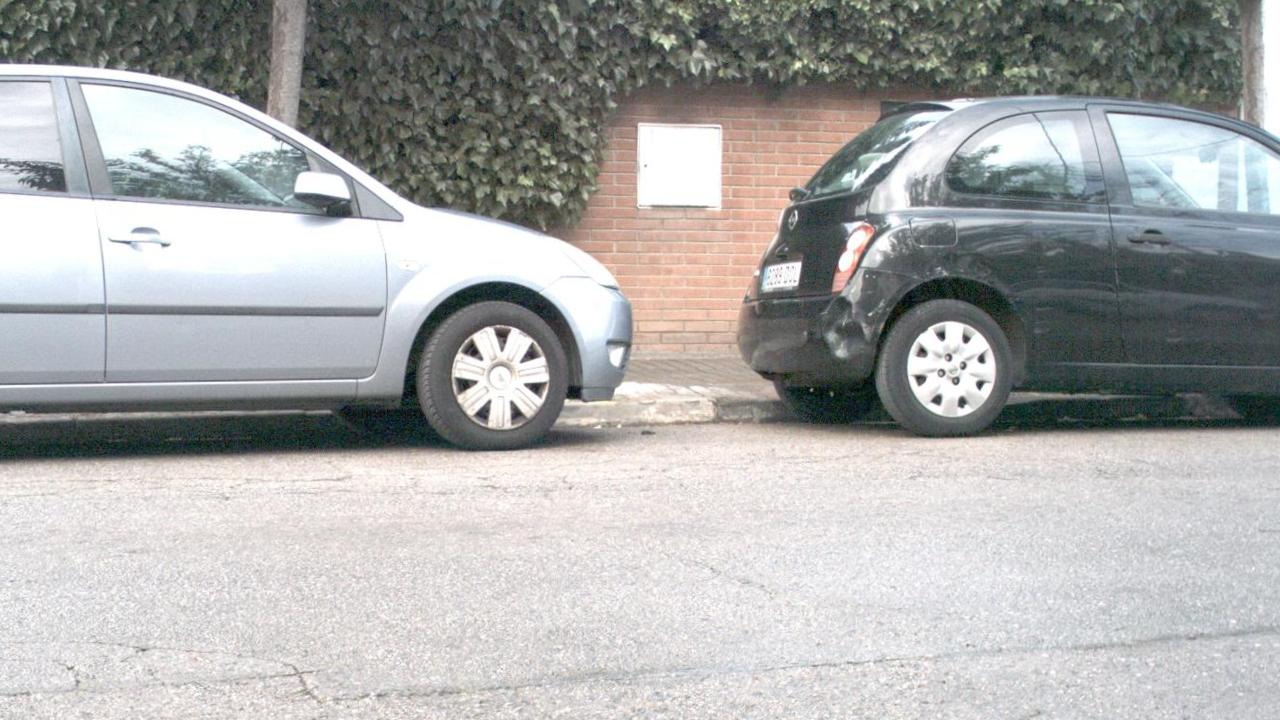
#> input picture RGB_119.jpg, 1280 x 720 px
$ jupyter execute --allow-errors goruntu_isleme_proje3.ipynb
#> lines starting #> are read from the running program, lines starting #| are printed output that depends on the picture; after the words box and inside, x2 and y2 are one past the last pixel; in counts of white or black regions, pixels touching at a corner belong together
[cell 1]
import numpy as np
import cv2 as cv
from matplotlib import pyplot as plt
#GÖRÜNTÜ OKU
img = cv.imread('RGB_119.jpg')
#> img is the input picture: shape (720, 1280, 3); mean B, G, R 170.4, 171.2, 170.6

#Canny kenar çıkarımı algoritması
canny = cv.Canny(img,100,200)
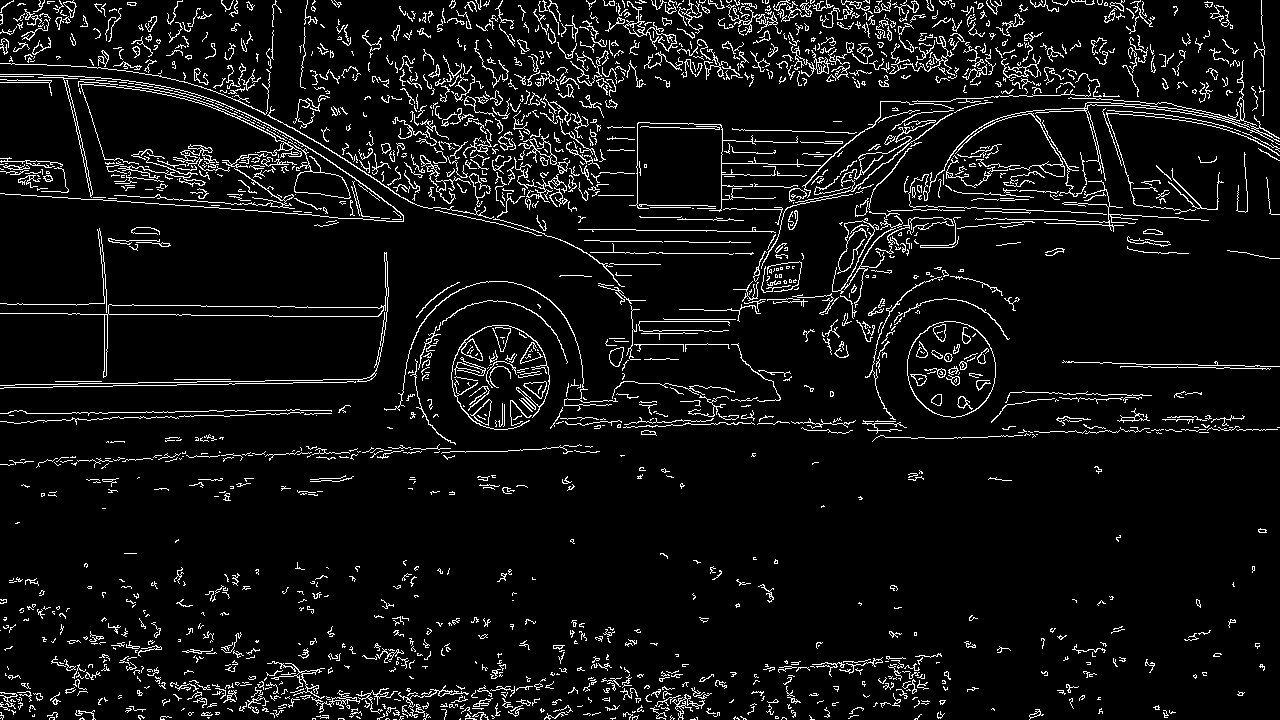
#> canny: shape (720, 1280); 6.8% white in thin lines or dots

#Görüntüyü grileştirme
#> (the rest of this cell did not finish here and is left out)


$ run again, with RGB_001.jpg copied over RGB_119.jpg
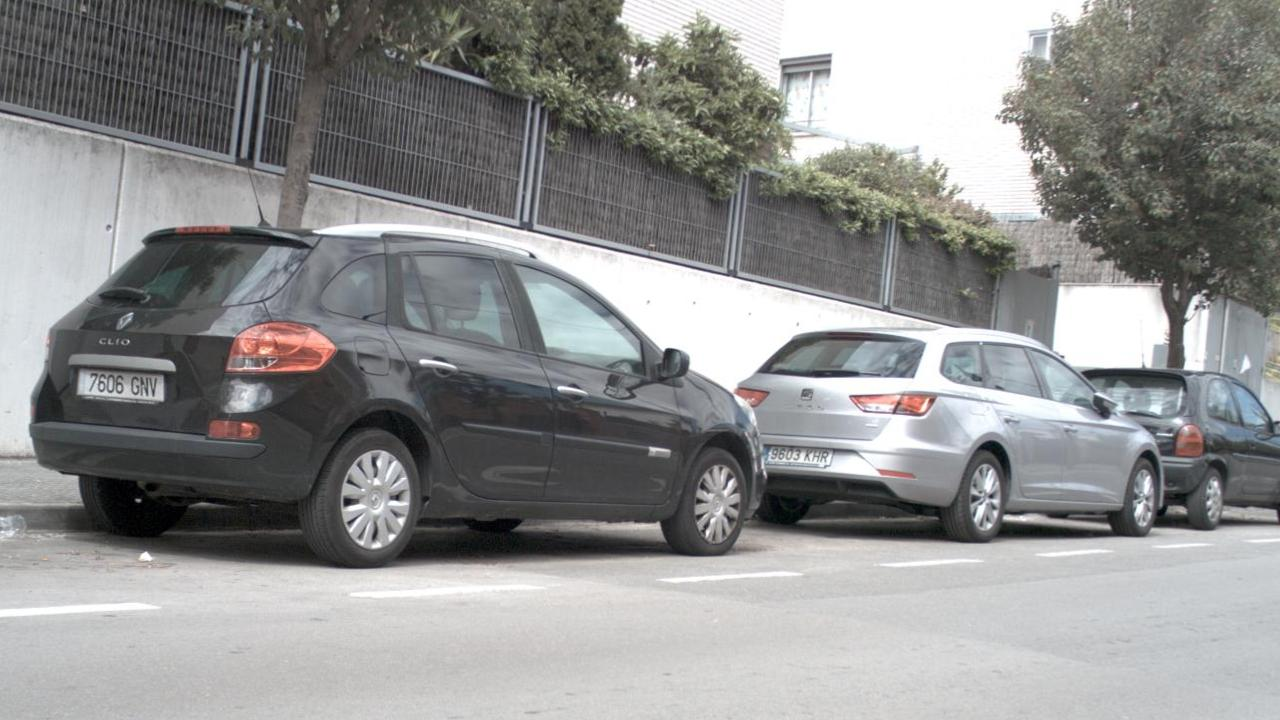
#> input picture RGB_001.jpg, 1280 x 720 px
#> img is the input picture: shape (720, 1280, 3); mean B, G, R 144.1, 144.6, 144
#> `canny = cv.Canny(img,100,200)`:
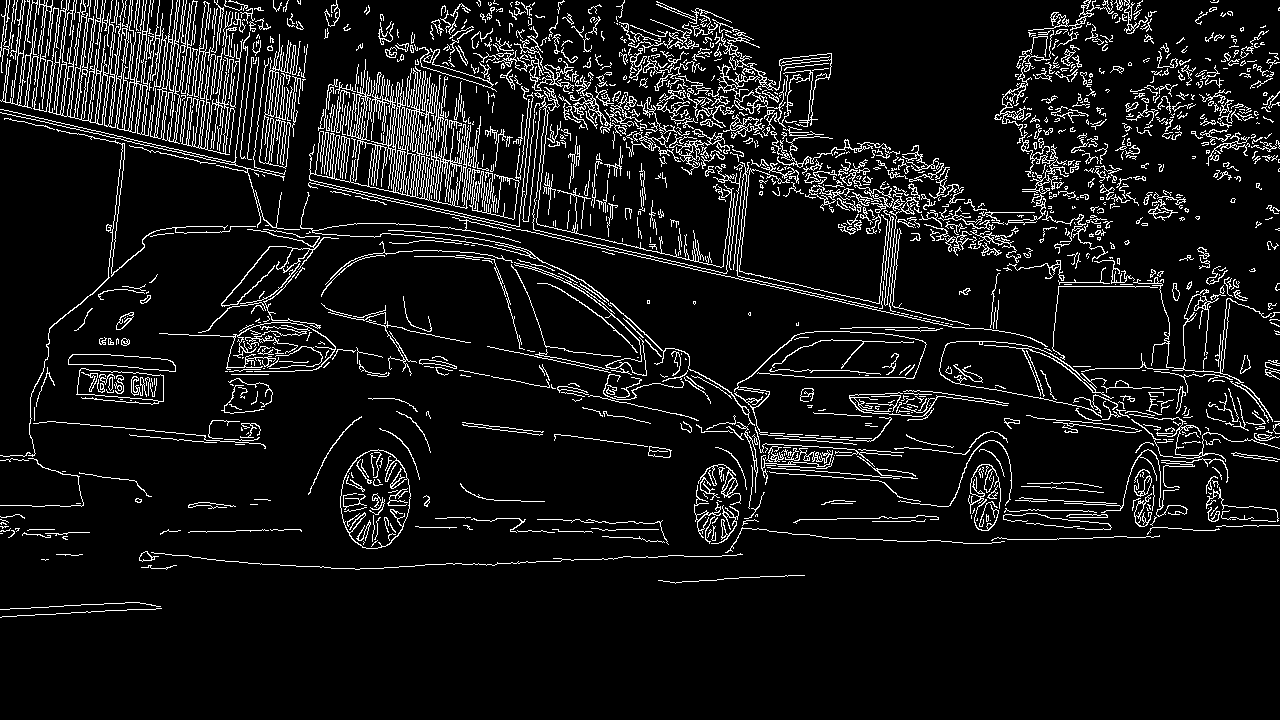
#> canny: shape (720, 1280); 8.5% white in thin lines or dots, all inside (x1, y1, x2, y2) = (0, 0, 1280, 618)

$ run again, with RGB_005.jpg copied over RGB_119.jpg
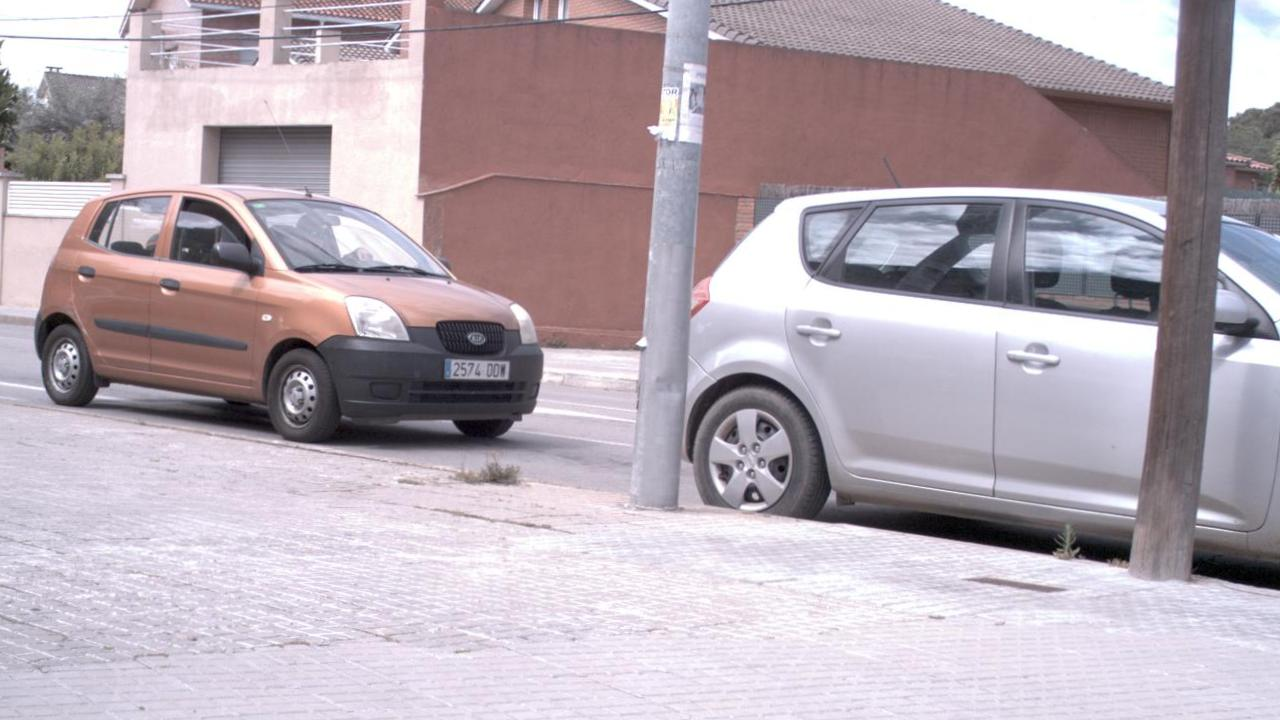
#> input picture RGB_005.jpg, 1280 x 720 px
#> img is the input picture: shape (720, 1280, 3); mean B, G, R 178.7, 169.7, 181.4
#> `canny = cv.Canny(img,100,200)`:
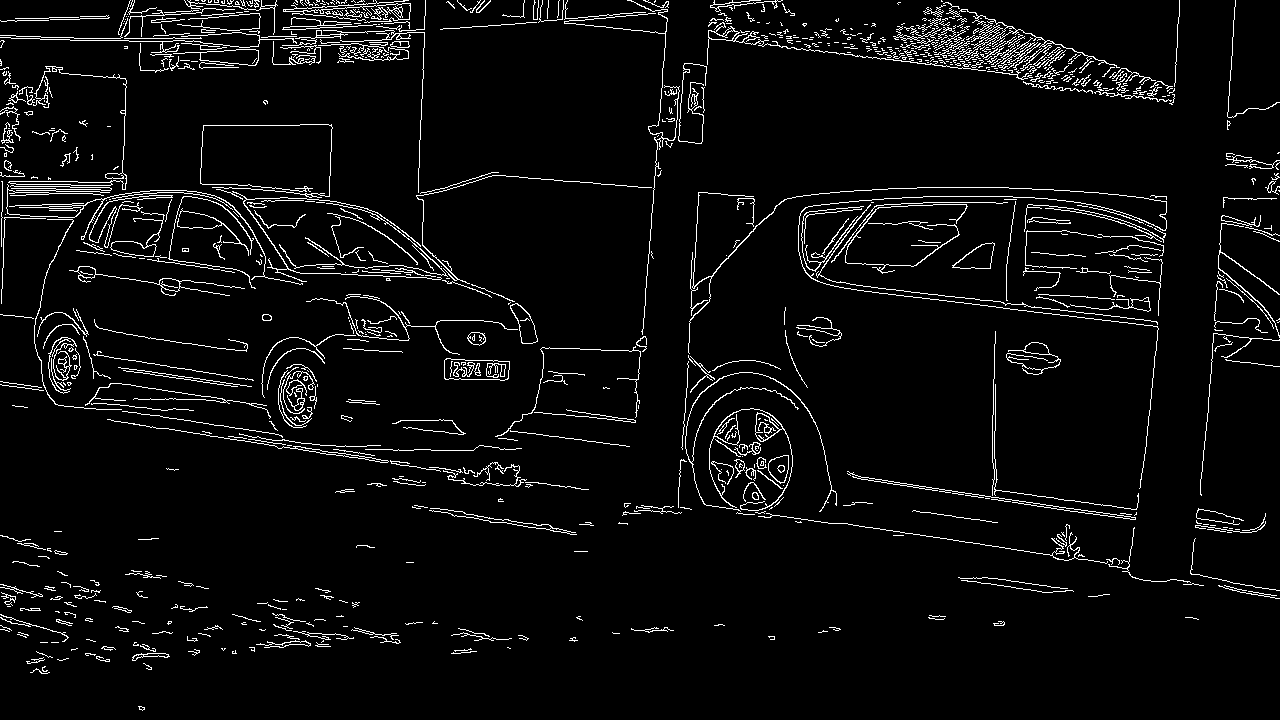
#> canny: shape (720, 1280); 4.7% white in thin lines or dots
